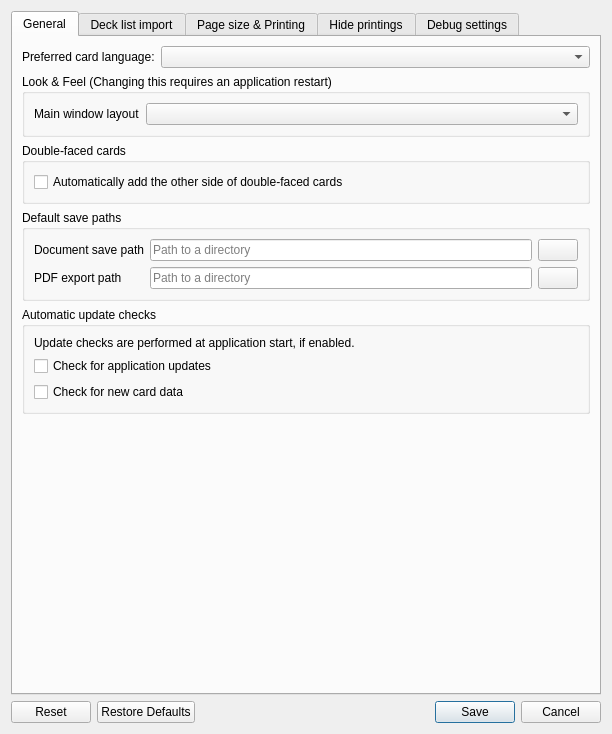
<?xml version="1.0" encoding="UTF-8"?>
<ui version="4.0">
 <class>SettingsWindow</class>
 <widget class="QDialog" name="SettingsWindow">
  <property name="windowModality">
   <enum>Qt::ApplicationModal</enum>
  </property>
  <property name="geometry">
   <rect>
    <x>0</x>
    <y>0</y>
    <width>612</width>
    <height>734</height>
   </rect>
  </property>
  <property name="windowTitle">
   <string>Settings</string>
  </property>
  <layout class="QVBoxLayout" name="dialog_layout">
   <item>
    <widget class="QTabWidget" name="tab_widget">
     <property name="currentIndex">
      <number>0</number>
     </property>
     <widget class="QWidget" name="tab_general">
      <attribute name="title">
       <string>General</string>
      </attribute>
      <layout class="QGridLayout" name="gridLayout">
       <item row="1" column="0">
        <widget class="QLabel" name="preferred_language_label">
         <property name="text">
          <string>Preferred card language:</string>
         </property>
         <property name="buddy">
          <cstring>preferred_language_combo_box</cstring>
         </property>
        </widget>
       </item>
       <item row="1" column="1">
        <widget class="QComboBox" name="preferred_language_combo_box">
         <property name="sizePolicy">
          <sizepolicy hsizetype="Expanding" vsizetype="Fixed">
           <horstretch>0</horstretch>
           <verstretch>0</verstretch>
          </sizepolicy>
         </property>
         <property name="toolTip">
          <string>Language choices will default to the chosen language here.

Entries use the language codes as listed on Scryfall.</string>
         </property>
        </widget>
       </item>
       <item row="2" column="0" colspan="2">
        <widget class="QGroupBox" name="look_and_feel_settings_group_box">
         <property name="title">
          <string>Look &amp;&amp; Feel (Changing this requires an application restart)</string>
         </property>
         <layout class="QGridLayout" name="gridLayout_2">
          <item row="0" column="0">
           <widget class="QLabel" name="add_card_widget_style_label">
            <property name="text">
             <string>Main window layout</string>
            </property>
            <property name="buddy">
             <cstring>add_card_widget_style_combo_box</cstring>
            </property>
           </widget>
          </item>
          <item row="0" column="1">
           <widget class="QComboBox" name="add_card_widget_style_combo_box">
            <property name="sizePolicy">
             <sizepolicy hsizetype="Expanding" vsizetype="Fixed">
              <horstretch>0</horstretch>
              <verstretch>0</verstretch>
             </sizepolicy>
            </property>
            <property name="toolTip">
             <string>Horizontal adds a wide, horizontal search area above the currently edited page, and is best for taller screens, like 4:3 or 3:2.
Columnar organizes the main window content in four columns, and is best for (ultra-)wide screens.
Tabbed uses tabs to only show parts of the main window at a time. Best used with small screens in portrait mode (i.e. 9:16), otherwise not recommended.</string>
            </property>
           </widget>
          </item>
         </layout>
        </widget>
       </item>
       <item row="3" column="0" colspan="2">
        <widget class="QGroupBox" name="double_faced_cards_group_box">
         <property name="title">
          <string>Double-faced cards</string>
         </property>
         <layout class="QVBoxLayout" name="verticalLayout_5">
          <item>
           <widget class="QCheckBox" name="automatically_add_opposing_faces">
            <property name="toolTip">
             <string>When adding double-faced cards, automatically add the same number of copies of the other side.
Uses the appropriate, matching other card side.
Uncheck to disable this automatism.</string>
            </property>
            <property name="text">
             <string>Automatically add the other side of double-faced cards</string>
            </property>
           </widget>
          </item>
         </layout>
        </widget>
       </item>
       <item row="4" column="0" colspan="2">
        <widget class="QGroupBox" name="default_paths_group_box">
         <property name="toolTip">
          <string>These paths are selected by default when browsing the file system for files</string>
         </property>
         <property name="title">
          <string>Default save paths</string>
         </property>
         <layout class="QGridLayout" name="gridLayout_4">
          <item row="1" column="1">
           <widget class="QLineEdit" name="pdf_save_path">
            <property name="toolTip">
             <string>If set, use this as the default location for saving exported PDF documents.</string>
            </property>
            <property name="inputMethodHints">
             <set>Qt::ImhNoAutoUppercase</set>
            </property>
            <property name="placeholderText">
             <string>Path to a directory</string>
            </property>
            <property name="clearButtonEnabled">
             <bool>true</bool>
            </property>
           </widget>
          </item>
          <item row="0" column="1">
           <widget class="QLineEdit" name="document_save_path">
            <property name="toolTip">
             <string>If set, use this as the default location for saving documents.</string>
            </property>
            <property name="inputMethodHints">
             <set>Qt::ImhNoAutoUppercase</set>
            </property>
            <property name="placeholderText">
             <string>Path to a directory</string>
            </property>
            <property name="clearButtonEnabled">
             <bool>true</bool>
            </property>
           </widget>
          </item>
          <item row="1" column="2">
           <widget class="QPushButton" name="pdf_save_path_browse_button">
            <property name="toolTip">
             <string>Browse…</string>
            </property>
            <property name="text">
             <string/>
            </property>
            <property name="icon">
             <iconset theme="document-open"/>
            </property>
           </widget>
          </item>
          <item row="0" column="0">
           <widget class="QLabel" name="document_save_path_label">
            <property name="text">
             <string>Document save path</string>
            </property>
            <property name="buddy">
             <cstring>document_save_path</cstring>
            </property>
           </widget>
          </item>
          <item row="1" column="0">
           <widget class="QLabel" name="pdf_save_path_label">
            <property name="text">
             <string>PDF export path</string>
            </property>
            <property name="buddy">
             <cstring>pdf_save_path</cstring>
            </property>
           </widget>
          </item>
          <item row="0" column="2">
           <widget class="QPushButton" name="document_save_path_browse_button">
            <property name="toolTip">
             <string>Browse…</string>
            </property>
            <property name="text">
             <string/>
            </property>
            <property name="icon">
             <iconset theme="document-open"/>
            </property>
           </widget>
          </item>
         </layout>
        </widget>
       </item>
       <item row="5" column="0" colspan="2">
        <widget class="QGroupBox" name="update_check_group_box">
         <property name="toolTip">
          <string/>
         </property>
         <property name="title">
          <string>Automatic update checks</string>
         </property>
         <layout class="QVBoxLayout" name="verticalLayout_9">
          <item>
           <widget class="QLabel" name="update_check_label">
            <property name="text">
             <string>Update checks are performed at application start, if enabled.</string>
            </property>
           </widget>
          </item>
          <item>
           <widget class="QCheckBox" name="check_application_updates_enabled">
            <property name="toolTip">
             <string>If enabled, check for application updates, and notify if new updates are available for installation.</string>
            </property>
            <property name="text">
             <string>Check for application updates</string>
            </property>
            <property name="tristate">
             <bool>true</bool>
            </property>
           </widget>
          </item>
          <item>
           <widget class="QCheckBox" name="check_card_data_updates_enabled">
            <property name="toolTip">
             <string>If enabled, query the Scryfall API if new cards are available. If so, offer to update the local card data.</string>
            </property>
            <property name="text">
             <string>Check for new card data</string>
            </property>
            <property name="tristate">
             <bool>true</bool>
            </property>
           </widget>
          </item>
         </layout>
        </widget>
       </item>
       <item row="6" column="0" colspan="2">
        <spacer name="verticalSpacer">
         <property name="orientation">
          <enum>Qt::Vertical</enum>
         </property>
         <property name="sizeHint" stdset="0">
          <size>
           <width>20</width>
           <height>40</height>
          </size>
         </property>
        </spacer>
       </item>
      </layout>
     </widget>
     <widget class="QWidget" name="tab_decklist_import">
      <attribute name="title">
       <string>Deck list import</string>
      </attribute>
      <layout class="QGridLayout" name="gridLayout_3">
       <item row="3" column="1">
        <widget class="QLineEdit" name="deck_list_search_path">
         <property name="toolTip">
          <string>If set, use this as the default location for loading deck lists. Your webbrowser’s download directory is a good choice.</string>
         </property>
         <property name="inputMethodHints">
          <set>Qt::ImhNoAutoUppercase</set>
         </property>
         <property name="placeholderText">
          <string>Path to a directory</string>
         </property>
         <property name="clearButtonEnabled">
          <bool>true</bool>
         </property>
        </widget>
       </item>
       <item row="3" column="2">
        <widget class="QPushButton" name="deck_list_search_path_browse_button">
         <property name="toolTip">
          <string>Browse…</string>
         </property>
         <property name="text">
          <string/>
         </property>
         <property name="icon">
          <iconset theme="document-open"/>
         </property>
        </widget>
       </item>
       <item row="1" column="0" colspan="3">
        <widget class="QLabel" name="label">
         <property name="text">
          <string>These options control the deck list import function.</string>
         </property>
        </widget>
       </item>
       <item row="7" column="0" colspan="3">
        <spacer name="verticalSpacer_4">
         <property name="orientation">
          <enum>Qt::Vertical</enum>
         </property>
         <property name="sizeHint" stdset="0">
          <size>
           <width>20</width>
           <height>412</height>
          </size>
         </property>
        </spacer>
       </item>
       <item row="6" column="0" colspan="3">
        <widget class="QGroupBox" name="basic_land_removal_group_box">
         <property name="title">
          <string>Control the one-click basic land removal</string>
         </property>
         <layout class="QVBoxLayout" name="verticalLayout">
          <item>
           <widget class="QLabel" name="basic_land_removal_label">
            <property name="text">
             <string>These options control, if the automatic removal should also include Wastes or Snow-Covered basic lands.</string>
            </property>
            <property name="wordWrap">
             <bool>true</bool>
            </property>
           </widget>
          </item>
          <item>
           <widget class="QCheckBox" name="remove_basic_wastes_enable">
            <property name="whatsThis">
             <string>Include Wastes when removing basic lands.</string>
            </property>
            <property name="text">
             <string>Enable removal of Basic Wastes</string>
            </property>
           </widget>
          </item>
          <item>
           <widget class="QCheckBox" name="remove_snow_basics_enable">
            <property name="whatsThis">
             <string>Include Snow-Covered basic lands when removing basic lands.</string>
            </property>
            <property name="text">
             <string>Enable removal of Snow-Covered Basic lands</string>
            </property>
           </widget>
          </item>
         </layout>
        </widget>
       </item>
       <item row="3" column="0">
        <widget class="QLabel" name="deck_list_search_path_label">
         <property name="text">
          <string>Deck list search path</string>
         </property>
        </widget>
       </item>
       <item row="4" column="0" colspan="3">
        <widget class="QGroupBox" name="print_guessing_group_box">
         <property name="toolTip">
          <string>Not all deck list formats always contain complete data.
These options set the default behaviour when encountering ambiguous card</string>
         </property>
         <property name="title">
          <string>Control print guessing in ambiguous cases</string>
         </property>
         <property name="checked">
          <bool>false</bool>
         </property>
         <layout class="QGridLayout" name="gridLayout_6">
          <item row="2" column="0">
           <widget class="QCheckBox" name="print_guessing_prefer_already_downloaded">
            <property name="toolTip">
             <string>When guessing a printing, prefer printings with already downloaded images over other possible printings.</string>
            </property>
            <property name="text">
             <string>Prefer printings with already downloaded images</string>
            </property>
           </widget>
          </item>
          <item row="3" column="0">
           <widget class="QCheckBox" name="automatic_deck_list_translation_enable">
            <property name="toolTip">
             <string>Always enable automatic deck list translation when importing deck lists.
This avoids adding foreign language cards, if the deck list happens to contain some.</string>
            </property>
            <property name="text">
             <string>Enable translating imported deck lists by default</string>
            </property>
           </widget>
          </item>
          <item row="1" column="0">
           <widget class="QCheckBox" name="print_guessing_enable">
            <property name="toolTip">
             <string>Not all deck list formats always contain complete data to identify exact printings.
If enabled, choose an arbitrary printing, instead of failing to identify such cards.
With some deck list formats, this option is always enabled.</string>
            </property>
            <property name="text">
             <string>Enable print guessing by default</string>
            </property>
           </widget>
          </item>
         </layout>
        </widget>
       </item>
      </layout>
     </widget>
     <widget class="QWidget" name="tab_page_sizes">
      <attribute name="title">
       <string>Page size &amp;&amp; Printing</string>
      </attribute>
      <layout class="QGridLayout" name="tab_page_sizes_layout">
       <item row="3" column="0" colspan="2">
        <widget class="PageConfigWidget" name="page_configuration_group_box">
         <property name="title">
          <string/>
         </property>
        </widget>
       </item>
       <item row="4" column="0" colspan="2">
        <spacer name="verticalSpacer_3">
         <property name="orientation">
          <enum>Qt::Vertical</enum>
         </property>
         <property name="sizeHint" stdset="0">
          <size>
           <width>20</width>
           <height>40</height>
          </size>
         </property>
        </spacer>
       </item>
       <item row="0" column="0" colspan="2">
        <widget class="QGroupBox" name="pdf_connfiguration_group_box">
         <property name="title">
          <string>PDF options</string>
         </property>
         <layout class="QGridLayout" name="gridLayout_5">
          <item row="0" column="0">
           <widget class="QLabel" name="pdf_page_count_limit_label">
            <property name="toolTip">
             <string>Automatically split PDF documents, if they get longer than this many pages.
Set to zero to disable splitting.


When printing PDFs using a USB flash drive directly connected to the printer,
the printer may refuse to print documents exceeding some arbitrary size limit.
To work around this limitation, you can enable this option,
and limit the number of pages per PDF. If the document has more pages,
it will be exported into multiple PDF documents automatically.</string>
            </property>
            <property name="text">
             <string>Split PDF documents longer than</string>
            </property>
            <property name="buddy">
             <cstring>pdf_page_count_limit</cstring>
            </property>
           </widget>
          </item>
          <item row="0" column="1">
           <widget class="QSpinBox" name="pdf_page_count_limit">
            <property name="sizePolicy">
             <sizepolicy hsizetype="Expanding" vsizetype="Fixed">
              <horstretch>0</horstretch>
              <verstretch>0</verstretch>
             </sizepolicy>
            </property>
            <property name="toolTip">
             <string>Automatically split PDF documents, if they get longer than this many pages.
Set to zero to disable splitting.


When printing PDFs using a USB flash drive directly connected to the printer,
the printer may refuse to print documents exceeding some arbitrary size limit.
To work around this limitation, you can enable this option,
and limit the number of pages per PDF. If the document has more pages,
it will be exported into multiple PDF documents automatically.</string>
            </property>
            <property name="suffix">
             <string> pages</string>
            </property>
            <property name="maximum">
             <number>2000000000</number>
            </property>
           </widget>
          </item>
         </layout>
        </widget>
       </item>
       <item row="2" column="0" colspan="2">
        <widget class="QGroupBox" name="printer_configuration_group_box">
         <property name="title">
          <string>Printer options</string>
         </property>
         <layout class="QGridLayout" name="gridLayout_8">
          <item row="0" column="0">
           <widget class="QCheckBox" name="printer_use_borderless_printing">
            <property name="toolTip">
             <string>When enabled, instruct the printer to use borderless mode and let MTGProxyPrinter manage the printing margins.
Disable this, if your printer keeps scaling print-outs up or down.

When disabled, managing the page margins is delegated to the printer driver,
which should increase compatibility, at the expense of drawing shorter cut helper lines.</string>
            </property>
            <property name="text">
             <string>Configure printer for borderless printing</string>
            </property>
           </widget>
          </item>
         </layout>
        </widget>
       </item>
      </layout>
     </widget>
     <widget class="QWidget" name="tab_printing_filters">
      <attribute name="title">
       <string>Hide printings</string>
      </attribute>
      <layout class="QVBoxLayout" name="tab_card_data_download_layout">
       <item>
        <widget class="QLabel" name="card_filter_settings_header_label">
         <property name="text">
          <string>These options allow hiding unwanted cards and printings. Hidden printings are treated as though they don’t exist. They can’t be found in the card search and are automatically replaced in loaded documents or imported deck lists, if possible. If all printings of a card are hidden, it won’t be available at all.</string>
         </property>
         <property name="wordWrap">
          <bool>true</bool>
         </property>
        </widget>
       </item>
       <item>
        <widget class="GeneralPrintingFilterWidget" name="card_filter_general_settings"/>
       </item>
       <item>
        <widget class="FormatPrintingFilterWidget" name="card_filter_format_settings"/>
       </item>
       <item>
        <widget class="QLabel" name="set_filter_label">
         <property name="text">
          <string>Hide specific sets: Add set codes as listed on Scryfall, for example LEA or 2X2. Separate multiple entries with spaces or line breaks. All words not matching an exact set code are ignored.</string>
         </property>
         <property name="wordWrap">
          <bool>true</bool>
         </property>
        </widget>
       </item>
       <item>
        <widget class="QPlainTextEdit" name="set_filter_settings">
         <property name="toolTip">
          <string>Example:

LEA DDU TC13 J21</string>
         </property>
         <property name="placeholderText">
          <string>No sets currently hidden.</string>
         </property>
        </widget>
       </item>
      </layout>
     </widget>
     <widget class="QWidget" name="tab_debug">
      <attribute name="title">
       <string>Debug settings</string>
      </attribute>
      <layout class="QGridLayout" name="gridLayout_7">
       <item row="3" column="0" colspan="2">
        <widget class="Line" name="debug_settings_header_line">
         <property name="orientation">
          <enum>Qt::Horizontal</enum>
         </property>
        </widget>
       </item>
       <item row="2" column="0" colspan="2">
        <widget class="QLabel" name="debug_settings_headerlabel">
         <property name="text">
          <string>Debug settings (Changing these require an application restart)</string>
         </property>
        </widget>
       </item>
       <item row="9" column="0" colspan="2">
        <spacer name="verticalSpacer_5">
         <property name="orientation">
          <enum>Qt::Vertical</enum>
         </property>
         <property name="sizeHint" stdset="0">
          <size>
           <width>20</width>
           <height>40</height>
          </size>
         </property>
        </spacer>
       </item>
       <item row="6" column="0">
        <widget class="QLabel" name="log_level_label">
         <property name="text">
          <string>Event severity that gets logged to file:</string>
         </property>
         <property name="buddy">
          <cstring>log_level_combo_box</cstring>
         </property>
        </widget>
       </item>
       <item row="7" column="1">
        <widget class="QPushButton" name="open_debug_log_location">
         <property name="text">
          <string>Open debug log directory</string>
         </property>
         <property name="icon">
          <iconset theme="document-open"/>
         </property>
        </widget>
       </item>
       <item row="6" column="1">
        <widget class="QComboBox" name="log_level_combo_box">
         <property name="toolTip">
          <string>Only write events with the given severity level and higher to the log file.</string>
         </property>
        </widget>
       </item>
       <item row="4" column="0" colspan="2">
        <widget class="QCheckBox" name="enable_cutelog_integration">
         <property name="toolTip">
          <string>Cutelog is a live log event viewer that can be used to monitor events in real-time.</string>
         </property>
         <property name="whatsThis">
          <string>&lt;html&gt;&lt;head/&gt;&lt;body&gt;&lt;p&gt;See &lt;a href=&quot;https://github.com/busimus/cutelog&quot;&gt;&lt;span style=&quot; text-decoration: underline; color:#2980b9;&quot;&gt;https://github.com/busimus/cutelog&lt;/span&gt;&lt;/a&gt; for details about Cutelog.&lt;/p&gt;&lt;/body&gt;&lt;/html&gt;</string>
         </property>
         <property name="text">
          <string>Enable Cutelog integration</string>
         </property>
        </widget>
       </item>
       <item row="5" column="0">
        <widget class="QCheckBox" name="enable_write_log_file">
         <property name="text">
          <string>Enable writing a log file to disk</string>
         </property>
        </widget>
       </item>
       <item row="8" column="1">
        <widget class="QPushButton" name="debug_download_card_data_as_file">
         <property name="text">
          <string>Download card data as file</string>
         </property>
         <property name="icon">
          <iconset theme="edit-download"/>
         </property>
        </widget>
       </item>
      </layout>
     </widget>
    </widget>
   </item>
   <item>
    <widget class="QDialogButtonBox" name="button_box">
     <property name="standardButtons">
      <set>QDialogButtonBox::Cancel|QDialogButtonBox::Reset|QDialogButtonBox::RestoreDefaults|QDialogButtonBox::Save</set>
     </property>
    </widget>
   </item>
  </layout>
 </widget>
 <customwidgets>
  <customwidget>
   <class>PageConfigWidget</class>
   <extends>QGroupBox</extends>
   <header>mtg_proxy_printer.ui.page_config_widget</header>
   <container>1</container>
  </customwidget>
  <customwidget>
   <class>GeneralPrintingFilterWidget</class>
   <extends>QGroupBox</extends>
   <header>mtg_proxy_printer.ui.printing_filter_widgets</header>
   <container>1</container>
  </customwidget>
  <customwidget>
   <class>FormatPrintingFilterWidget</class>
   <extends>QGroupBox</extends>
   <header>mtg_proxy_printer.ui.printing_filter_widgets</header>
   <container>1</container>
  </customwidget>
 </customwidgets>
 <tabstops>
  <tabstop>add_card_widget_style_combo_box</tabstop>
  <tabstop>automatically_add_opposing_faces</tabstop>
  <tabstop>document_save_path</tabstop>
  <tabstop>document_save_path_browse_button</tabstop>
  <tabstop>pdf_save_path</tabstop>
  <tabstop>pdf_save_path_browse_button</tabstop>
  <tabstop>check_application_updates_enabled</tabstop>
  <tabstop>check_card_data_updates_enabled</tabstop>
  <tabstop>print_guessing_enable</tabstop>
  <tabstop>print_guessing_prefer_already_downloaded</tabstop>
  <tabstop>automatic_deck_list_translation_enable</tabstop>
 </tabstops>
 <resources/>
 <connections>
  <connection>
   <sender>button_box</sender>
   <signal>accepted()</signal>
   <receiver>SettingsWindow</receiver>
   <slot>accept()</slot>
   <hints>
    <hint type="sourcelabel">
     <x>284</x>
     <y>643</y>
    </hint>
    <hint type="destinationlabel">
     <x>157</x>
     <y>274</y>
    </hint>
   </hints>
  </connection>
  <connection>
   <sender>button_box</sender>
   <signal>rejected()</signal>
   <receiver>SettingsWindow</receiver>
   <slot>reject()</slot>
   <hints>
    <hint type="sourcelabel">
     <x>352</x>
     <y>643</y>
    </hint>
    <hint type="destinationlabel">
     <x>286</x>
     <y>274</y>
    </hint>
   </hints>
  </connection>
 </connections>
</ui>
